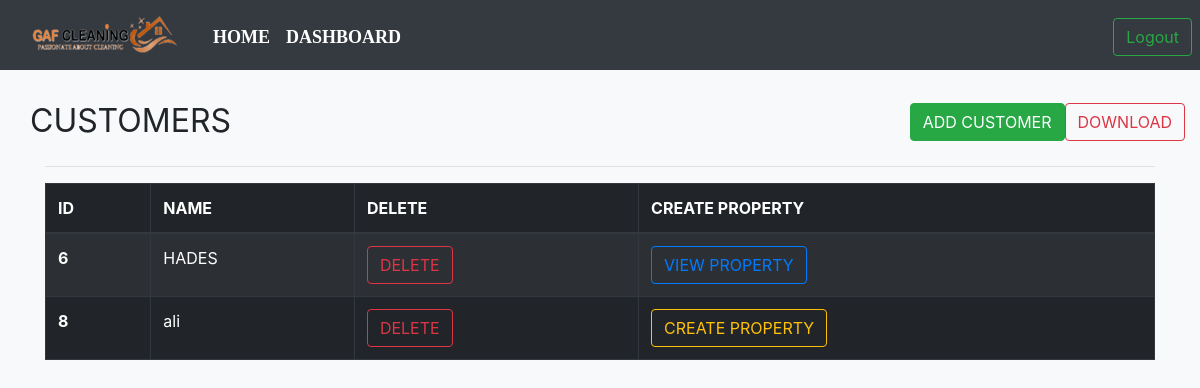
/customers/ (signed in), run on an earlier commit of the app's database.
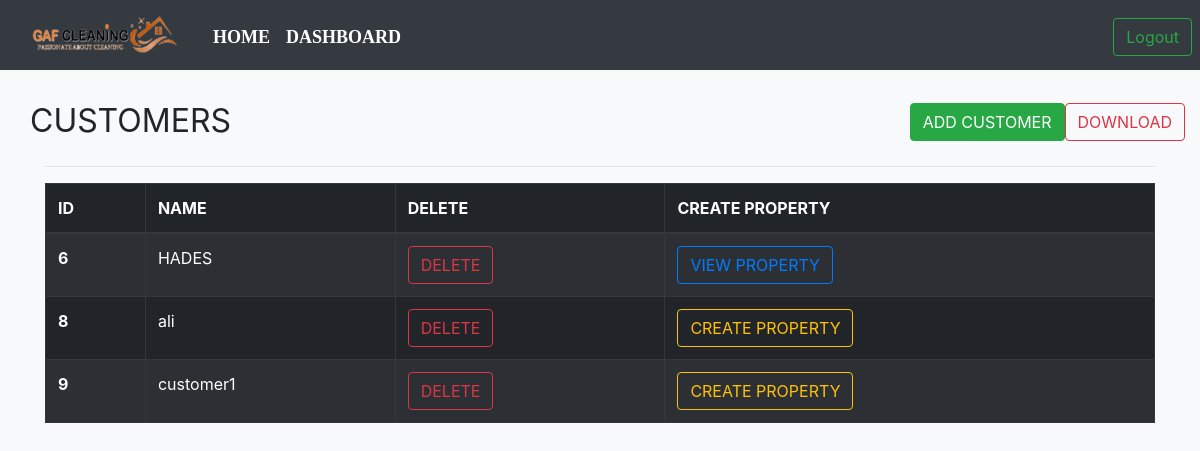
And on a later commit of the database.
### users/models.py (models this page shows, shortened)
class Customer(models.Model):
    name = models.CharField(max_length=50)
    email = models.CharField(max_length=50)
    fax = models.CharField(max_length=50)
    user = models.OneToOneField(User, blank=True, null=True, on_delete = models.CASCADE)
    def deleteURL(self):
        return reverse("deleteCust", kwargs={"cust_id":self.id})
    def createPropertyURL(self):
        return reverse("create_property", kwargs={"cust_id":self.id})
    def viewPropertyURL(self):
        return reverse("viewProperty", kwargs={"cust_id":self.id})

### pages/views.py (the view)
# urls.py: path("customers/", customers, name='customers'),
def customers(request):
    if "Admin" in [g.name for g in request.user.groups.all()]:
        objs = Customer.objects.all()
        context = {
            "objs":objs
        }
        return render(request, "customers.html" , context)
    else:
        return redirect('home')

### templates/customers.html (shortened to what this page needs)
{% load static %}
<!DOCTYPE html>
<html lang="en">
<head>
    <link rel="stylesheet" href="{% static 'header.css' %}">
    <link rel="stylesheet" href="https://cdnjs.cloudflare.com/ajax/libs/animate.css/3.7.2/animate.min.css">
    <link rel="stylesheet" href="https://maxcdn.bootstrapcdn.com/bootstrap/4.0.0/css/bootstrap.min.css" >
</head>
<body class="bg-light">
  <nav class="navbar navbar-expand-lg navbar-dark bg-dark">
  <div class="container-fluid mt-1">
    <a href="{% url 'home' %}" class="pull-left" ><img src="{% static 'images/logo1.png' %}"></a>
    <div class="collapse navbar-collapse" id="navbarSupportedContent">
      <ul class="navbar-nav me-auto mb-2 mb-lg-0 mx-4">
        <li class="nav-item">
          <a class="nav-link active" aria-current="page" href="{% url 'home' %}">Home</a>
        </li>
        <li class="nav-item">
          <a class="nav-link active" aria-current="page" href="{% url 'dashboard' %}">Dashboard</a>
        </li>
	    </ul>
        <div class="btn-group mx-2" role="group" aria-label="Basic outlined example"  style="position: absolute; right: 0;">
          <a href="{% url 'logout' %}"><button type="button" class="btn btn-outline-success">Logout</button></a>
        </div>
    </div>
  </div>
</nav>
<div class="container">
    <br />
    <div class="row" style="justify-content: space-between;">
    <h1> <b> <small>CUSTOMERS</small></b> </h1>
    <div class="row">
   <div class="modal-dialog-centered">
    <a href="{% url 'addCustomer' %}"><button type="button" class="btn btn-success">ADD CUSTOMER</button></a>
</div>
<div class="modal-dialog-centered">
  <a href="{% url 'printCust' %}"><button type="button" class="btn btn-outline-danger">DOWNLOAD</button></a>
</div>
</div>
</div>
<hr />
    <div class="table-responsive">
    <table class="table-bordered table-hover table table-dark table-striped">
        <thead>
        <tr>
            <th scope="col"> ID </th>
            <th scope="col"> NAME </th>
            <th scope="col"> DELETE </th>
            <th scope="col"> CREATE PROPERTY </th>
        </tr>
        </thead>
        <tbody>
        {% for obj in objs %}
        <tr class="w-100 h-25">
            <th scope="row"> {{obj.id}} </th>
            <td> {{obj.name}} </td>
            <td> <a href="{{ obj.deleteURL }}"><button type="button" class="btn btn-outline-danger">DELETE</button></a>
            </td>
            {% if obj.create_property %}
            <td> <a href="{{ obj.viewPropertyURL }}"><button type="button" class="btn btn-outline-primary">VIEW PROPERTY</button></a>
            </td>
            {% else %}
            <td> <a href="{{ obj.createPropertyURL }}"><button type="button" class="btn btn-outline-warning">CREATE PROPERTY</button></a>
            </td>
            {% endif %}
        </tr>
        {% endfor %}
        </tbody>
    </table>
</div>
</div>

What changed in the data, as far as the page shows it:
added Customer: id "9", name "customer1"
